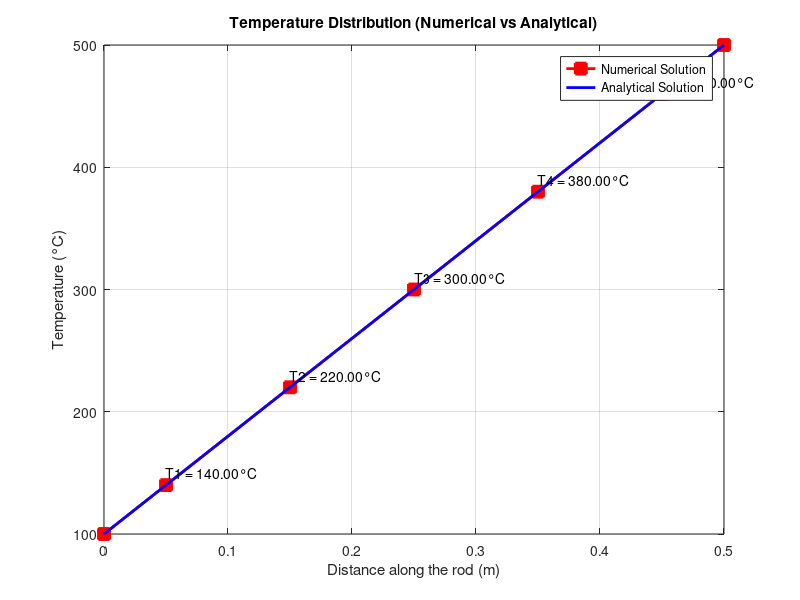

The MATLAB source for this figure:
clc; clear; close all;
% Temp distribution in 1D steady sate source free 
% Given Data
L = 0.5;       % Length of the rod (m)
N = 5;         % Number of internal nodes
T_A = 100;     % Left boundary temperature (°C)
T_B = 500;     % Right boundary temperature (°C)
k = 1000;      % Thermal conductivity (W/m·K)
A_cross = 0.01; % Cross-sectional area (m²)

% Compute grid spacing using dx = L/N
dx = L / N;

% Compute coefficients
a_W = (k * A_cross) / dx;  
a_E = (k * A_cross) / dx;  

% Initialize Coefficient Matrix A and RHS Vector B
A = zeros(N, N);
B = zeros(N, 1);

% Construct Coefficient Matrix A and RHS Vector B using For Loop
for i = 1:N
    if i == 1  % Left Boundary Node (P = 1)
        A(i, i) = (a_E + 2 * a_W);
        A(i, i+1) = -a_E;
        B(i) = 2 * a_W * T_A;  % Apply left boundary contribution
    elseif i == N  % Right Boundary Node (P = N)
        A(i, i) = (2 * a_E + a_W);
        A(i, i-1) = -a_W;
        B(i) = 2 * a_E * T_B;  % Apply right boundary contribution
    else  % Internal Nodes (2 ≤ P ≤ N-1)
        A(i, i) = (a_W + a_E);
        A(i, i-1) = -a_W;
        A(i, i+1) = -a_E;
        B(i) = 0;  % No source term in internal nodes
    end
end

% Solve for Internal Node Temperatures (T)
T_internal = A \ B;
% change
% Compute x-values (cell centers) using x_P = (P - 0.5) * dx
P = 1:N;  % Node indices
x_P = (P - 0.5) * dx;  % Apply correct positioning formula
disp(x_P)
% Include boundary points
x_full = [0, x_P, L];  
T_full = [T_A; T_internal; T_B];  % Full temperature distribution

% Compute Analytical Solution: T(x) = 800x + 100
x_analytical = linspace(0, L, 100);
T_analytical = 800 * x_analytical + 100;

% Display Matrices
fprintf('Coefficient Matrix A:\n');
disp(A);
fprintf('RHS Vector B:\n');
disp(B);
fprintf('Computed Internal Temperatures:\n');
disp(T_internal);

% Plot Numerical vs Analytical Solution
figure;
plot(x_full, T_full, 'rs-', 'LineWidth', 2, 'MarkerSize', 8, 'MarkerFaceColor', 'r');
hold on;
plot(x_analytical, T_analytical, 'b-', 'LineWidth', 2);
hold off;

xlabel('Distance along the rod (m)');
ylabel('Temperature (°C)');
title('Temperature Distribution (Numerical vs Analytical)');
grid on;
legend('Numerical Solution', 'Analytical Solution');

% Mark Internal Node Values on the Plot
for i = 1:N
    text(x_full(i+1), T_internal(i) + 10, sprintf('T%d = %.2f°C', i, T_internal(i)), 'FontSize', 10, 'Color', 'black');
end
